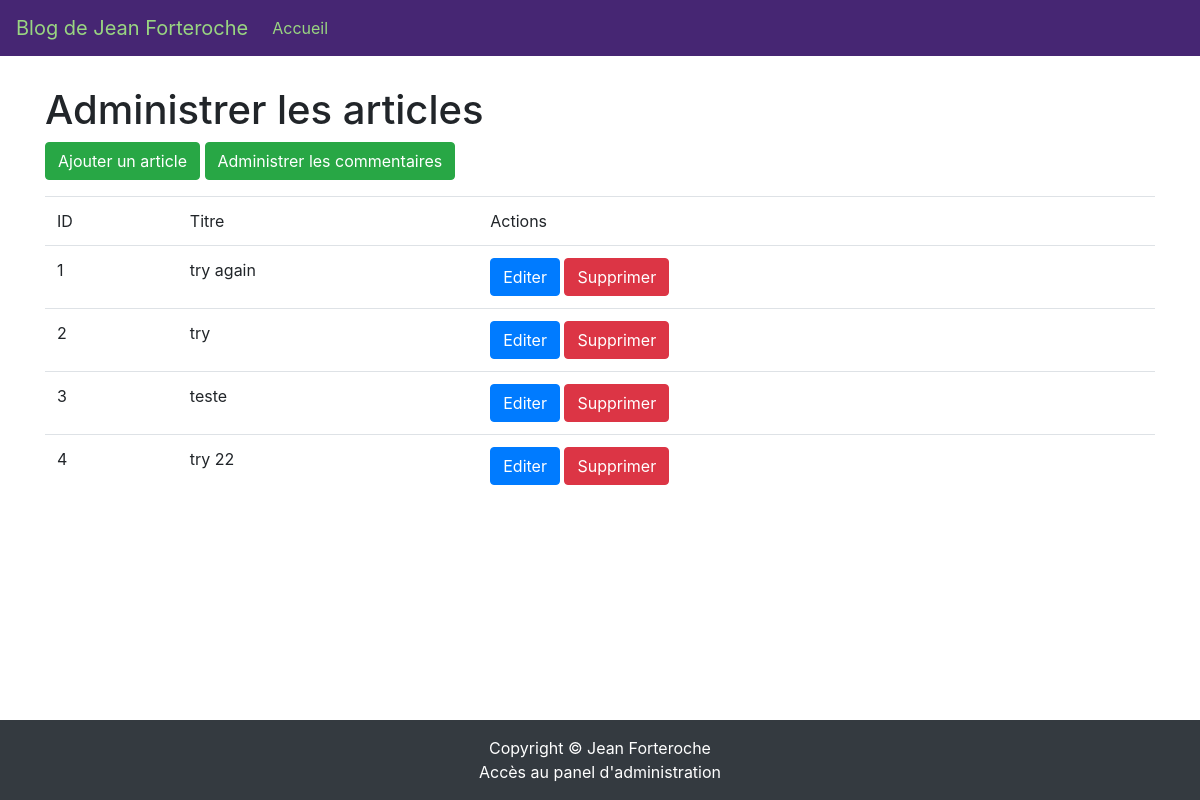
Before: /index.php?p=admin.posts.index (signed in) with the older database file.
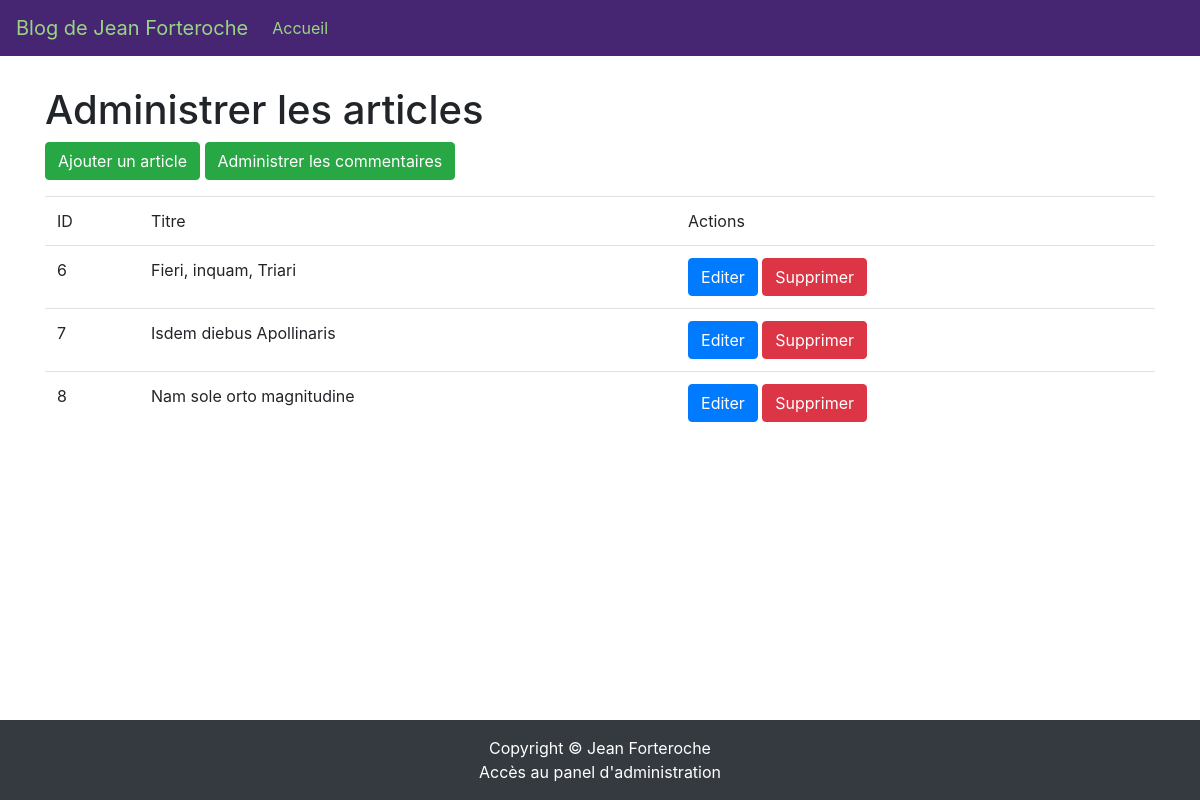
After: the same page with the newer database file.
### tables this page shows
CREATE TABLE `articles` (
  `id` int(11) NOT NULL,
  `titre` varchar(255) DEFAULT NULL,
  `contenu` longtext,
  `date` datetime DEFAULT CURRENT_TIMESTAMP,
  `image` varchar(255) DEFAULT NULL
);

### core/Controller/Controller.php (called while the page is built, shortened)
<?php
class Controller{
    protected $viewPath;
    protected function render($view, $variables = []){
        extract($variables);
        require($this->viewPath . str_replace('.', '/', $view) . '.php');
    }
}

### app/Controller/Admin/PostsController.php (called while the page is built, shortened)
<?php
class PostsController extends AppController{
    public function index(){
        $posts = $this->Post->all();
        $this->render('admin.posts.index', compact('posts'));
    }
}

### public/index.php (called while the page is built, shortened)
<?php
if(isset($_GET['p'])){
    $page = $_GET['p'];
}else{
    $page = 'posts.index';
}
$page = explode('.', $page);
if($page[0] == 'admin'){
    $action = $page[2];
} else{
    $controller = '\App\Controller\\' . ucfirst($page[0]) . 'Controller';
    $action = $page[1];
}
$controller = new $controller();
$controller->$action();

### core/Table/Table.php (called while the page is built, shortened)
<?php
class Table
{
    protected $table;
    protected $db;
    public function __construct(Database $db)
    {
        $this->db = $db;
    }
    public function all(){
        return $this->query('SELECT * FROM ' . $this->table);
    }
    public function query($statement, $attributes = null, $one = false){
        if($attributes){
            return $this->db->prepare(
                $statement,
                $attributes,
                str_replace('Table', 'Entity', get_class($this)),
                $one
            );
        } else {
            return $this->db->query(
                $statement,
                str_replace('Table', 'Entity', get_class($this)),
                $one
            );
        }
    }
}

### core/Database/MysqlDatabase.php (called while the page is built, shortened)
<?php
class MysqlDatabase extends Database{
    private $db_name;
    private $db_user;
    private $db_pass;
    private $db_host;
    private $pdo;
    public function __construct($db_name, $db_user = 'root', $db_pass = 'root', $db_host = 'localhost'){
        $this->db_name = $db_name;
        $this->db_user = $db_user;
        $this->db_pass = $db_pass;
        $this->db_host = $db_host;
    }
    private function getPDO(){
        if($this->pdo === null){
            $pdo = new PDO('mysql:dbname=' . $this->db_name . ';host=' . $this->db_host, $this->db_user, $this->db_pass);
            $pdo->setAttribute(PDO::ATTR_ERRMODE, PDO::ERRMODE_EXCEPTION);
            $this->pdo = $pdo;
        }
        return $this->pdo;
    }
    public function query($statement, $class_name = null, $one = false){
        $req = $this->getPDO()->query($statement);
        if($class_name === null){
            $req->setFetchMode(PDO::FETCH_OBJ);
        } else {
            $req->setFetchMode(PDO::FETCH_CLASS, $class_name);
        }
        if($one) {
            $datas = $req->fetch();
        } else {
            $datas = $req->fetchAll();
        }
        return $datas;
    }
}

### app/Autoloader.php (called while the page is built, shortened)
<?php
class Autoloader{
    static function autoload($class){
        if (strpos($class, __NAMESPACE__ . '\\') === 0){
            $class = str_replace(__NAMESPACE__ . '\\', '', $class);
            $class = str_replace('\\', '/', $class);
        }
    }
}

### core/Autoloader.php (called while the page is built, shortened)
<?php
class Autoloader{
    static function autoload($class){
        if (strpos($class, __NAMESPACE__ . '\\') === 0){
            $class = str_replace(__NAMESPACE__ . '\\', '', $class);
            $class = str_replace('\\', '/', $class);
        }
    }
}

### app/Views/admin/posts/index.php (the view, shortened to what this page needs)
<h1>Administrer les articles</h1>
<p>
    <a href="?p=admin.posts.add" class="btn btn-success">Ajouter un article</a>
    <a href="?p=admin.comments.index" class="btn btn-success" >Administrer les commentaires</a>
</p>
<table class="table">
    <thead>
    <tr>
        <td>ID</td>
        <td>Titre</td>
        <td>Actions</td>
    </tr>
    </thead>
    <tbody>
        <?php foreach($posts as $post): ?>
        <tr>
            <td><?= $post->id; ?></td>
            <td><?= $post->titre; ?></td>
            <td>
                <a class="btn btn-primary" href="?p=admin.posts.edit&id=<?= $post->id; ?>">Editer</a>
                <form action="?p=admin.posts.delete" method="post" style="display: inline;">
                    <button type="submit" class="btn btn-danger">Supprimer</button>
                </form>
            </td>
        </tr>
        <?php endforeach; ?>
    </tbody>
</table>

Changed rows visible on the page:
removed articles: id "1", titre "try again"
removed articles: id "2", titre "try"
removed articles: id "3", titre "teste"
removed articles: id "4", titre "try 22"
added articles: id "6", titre "Fieri, inquam, Triari"
added articles: id "7", titre "Isdem diebus Apollinaris"
added articles: id "8", titre "Nam sole orto magnitudine"
